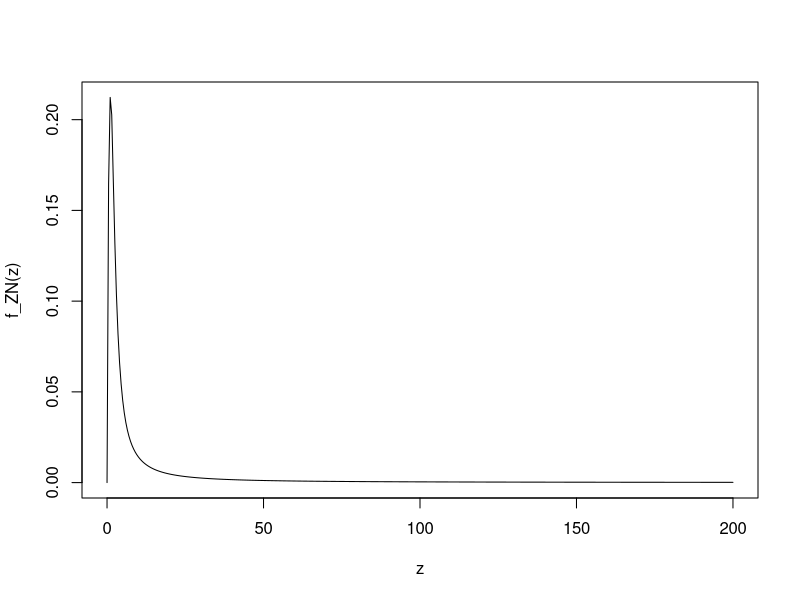
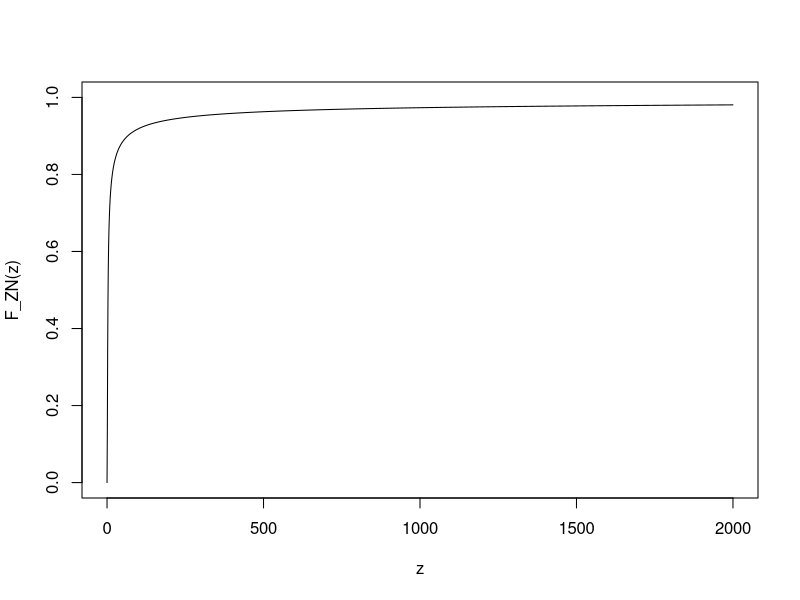
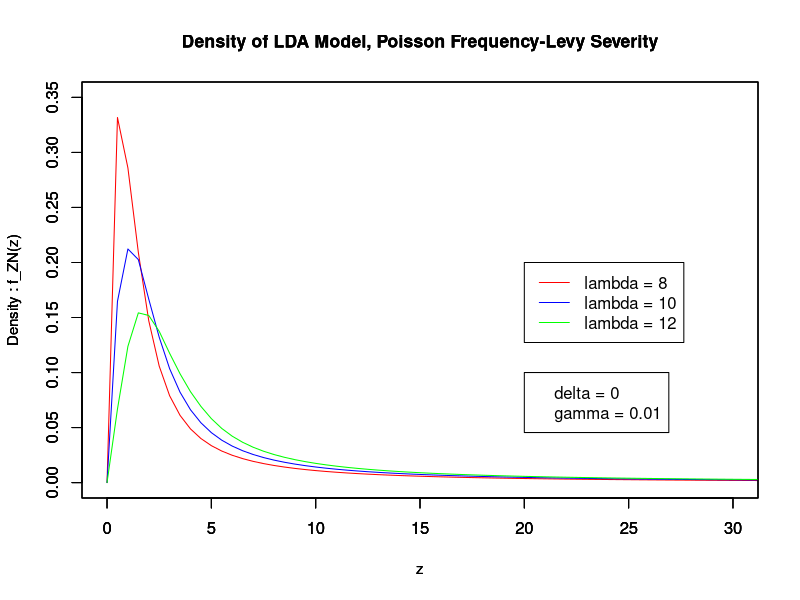
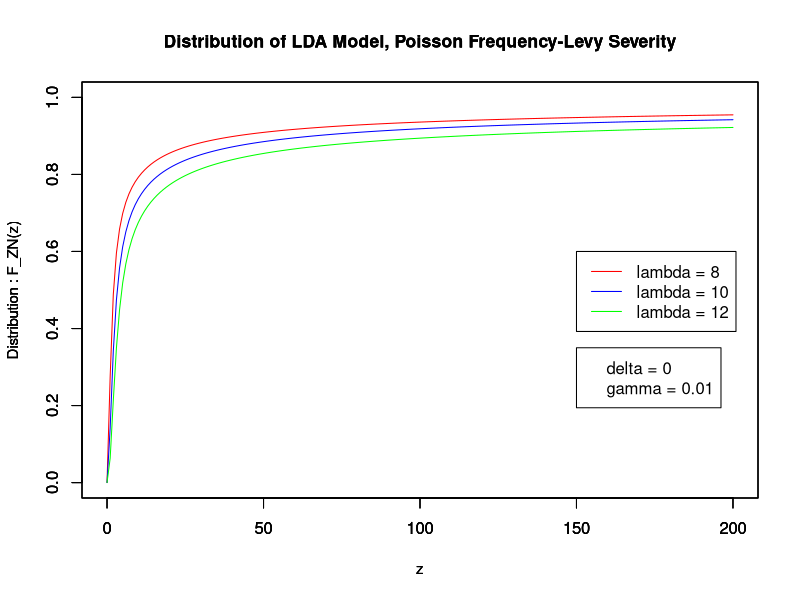
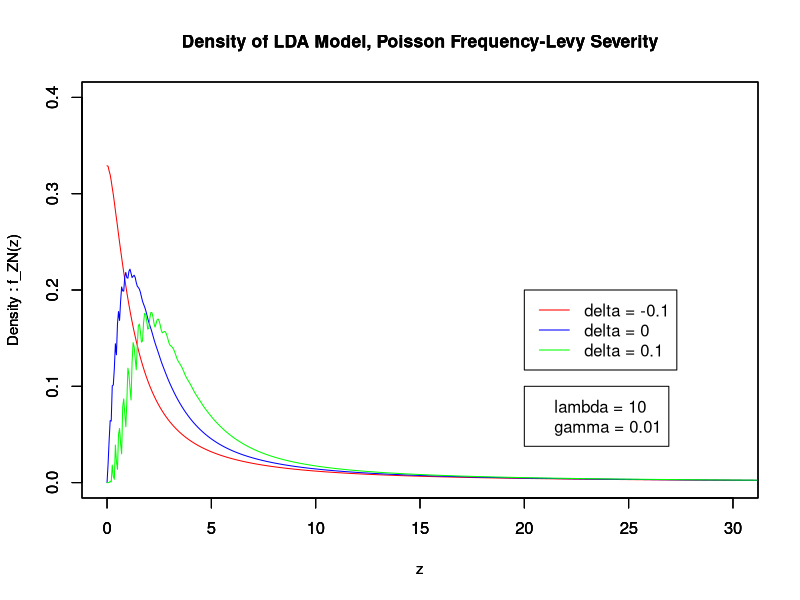
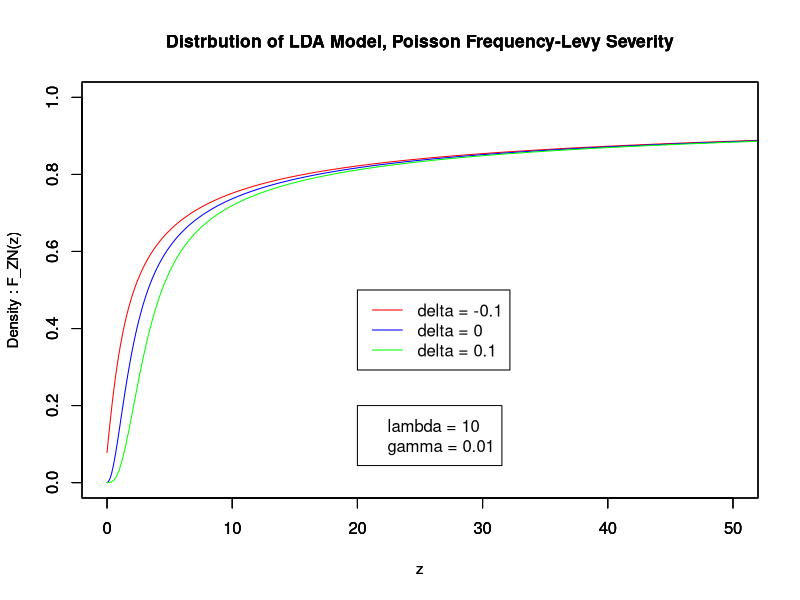
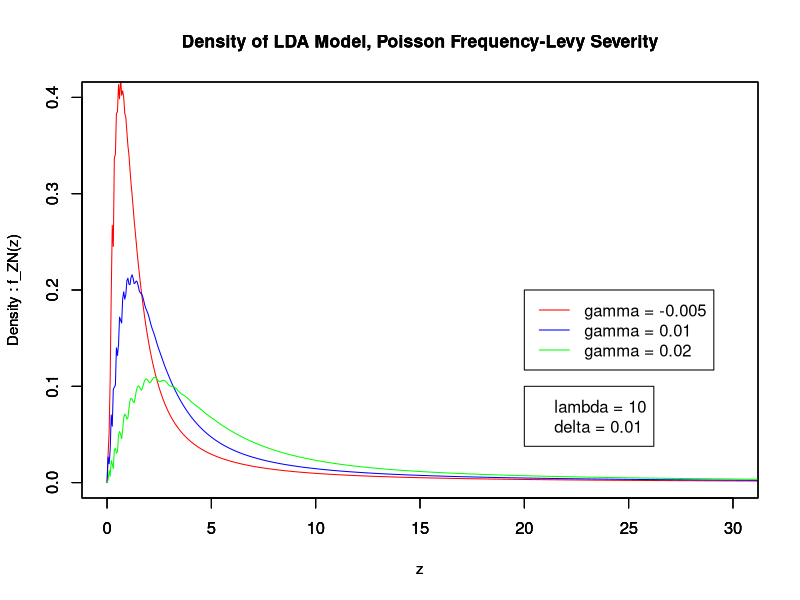
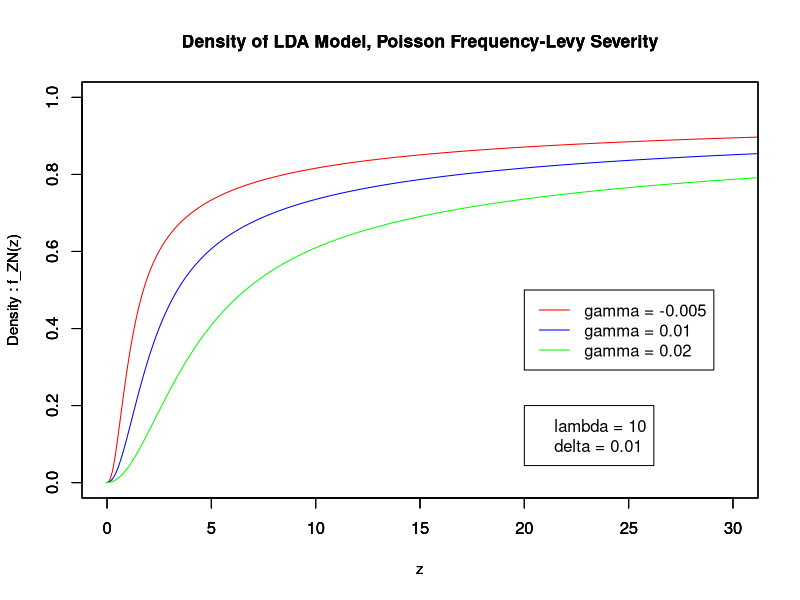

Reproduce these figures in R, in order.
rm(list=ls(all=TRUE))
dev.off()

library(pracma)
library(stats)
library(rmutil)
lambda <- 10 #rate of Poisson frequency model
gamm <- 0.01 #scale of Levy severity model
delt <- 0 #Location parameter of Levy severity model

delt_tilde = function(n,delt,gamm) {n*delt + (n^2 *abs(gamm) - n*gamm)} #Under convolution new delta

#Density of Poisson-Levy LDA Model-----------
dens <- function(z,n,lambda,delta,gamma) {partialsum = 0 
for(k in 1:n){
  if(delt_tilde(k,delta,gamma)<z){
    partialsum = partialsum + dpois(k,lambda)*dlevy(z,delt_tilde(k,delta,gamma),s=(k^2)*gamma)}
}
return(partialsum)
}

#Plotting density of Poisson-Levy LDA Model
zs1 = seq(0, 200, by = 0.5)

dens_vals_list <- c(1:length(zs1))

for(i in 1:length(zs1)){
  dens_vals_list[i] <- dens(zs1[i],n=20,lambda = 10, delta = 0, gamma= 0.01)}

plot(zs1,dens_vals_list,'l', xlab = 'z', ylab= 'f_ZN(z)')


#Distribution of Poisson-Levy LDA Model-----------
cdf <- function(z,n,lambda,delta,gamma) {partialsum = exp(-lambda)
for(k in 1:n){
  if(delt_tilde(k,delta,gamma)<z){
    partialsum = partialsum + dpois(k,lambda)*plevy(z,delt_tilde(k,delta,gamma),s=(k^2)*gamma)}
}
return(partialsum)
}

#Plotting distribution of Poisson-Levy LDA Model
zs2 = seq(0, 2000, by = 1)

dens_vals_list <- c(1:length(zs1))
cdf_vals_list <- c(1:length(zs2))

for(i in 1:length(zs2)){
  cdf_vals_list[i] <- cdf(zs2[i],n=20,lambda = 10, delta = 0, gamma= 0.01)}

plot(zs2,cdf_vals_list,'l',ylim=c(0,1), xlab = 'z', ylab= 'F_ZN(z)')

#Testing different values of lambda, alpha and beta

#Lambda tests____________________________________________________
dev.off()
zs1 = seq(0, 100, by = 0.5)
zs2 = seq(0, 200, by = 1)
dens_vals_list <- c(1:length(zs1))
cdf_vals_list <- c(1:length(zs2))

delta_lambdatest <- 0 #Setting our delta and gamma parameters
gamma_lambdatest <- 0.01

lambdas = c(8,10,12)#We are going to plot the model for lambda = 8, 10 and 12

color = c("red","blue","green")#Defining different colours to see the difference in plots

for(i in 1:3){ #Testing each parameter value for the density function
  
  for(j in 1:length(zs1)){
    dens_vals_list[j] <- dens(zs1[j],n=20,lambda = lambdas[i], delta = delta_lambdatest, gamma= gamma_lambdatest)}
  
  plot(zs1,dens_vals_list,main = "Density of LDA Model, Poisson Frequency-Levy Severity", cex.main=1.05 ,xlab = "z",ylab="Density : f_ZN(z)",xlim = c(0,30),ylim = c(0,0.35),cex.lab=0.9,"l",col = color[i])
  
  par(new = TRUE)
}
legend(20,0.20,legend = c("lambda = 8","lambda = 10","lambda = 12"),col = c("red","blue","green"),lty = 1)
legend(20,0.1, legend = c("delta = 0","gamma = 0.01"))

dev.off()
for(i in 1:3){ #Testing each parameter value for the distribution function
  
  for(j in 1:length(zs2)){
    cdf_vals_list[j] <- cdf(zs2[j],n=20,lambda = lambdas[i], delta = delta_lambdatest, gamma= gamma_lambdatest)}
  
  plot(zs2,cdf_vals_list,main = "Distribution of LDA Model, Poisson Frequency-Levy Severity", cex.main=1.05 ,xlab = "z",ylab="Distribution : F_ZN(z)",xlim = c(0,200),ylim = c(0,1),cex.lab=0.9,"l",col = color[i])
  
  par(new = TRUE)
}
legend(150,0.60,legend = c("lambda = 8","lambda = 10","lambda = 12"),col = c("red","blue","green"),lty = 1)
legend(150,0.35, legend = c("delta = 0","gamma = 0.01"))


#Delta tests____________________________________________________
dev.off()
zs1 = seq(0, 100, by = 0.05)
zs2 = seq(0, 200, by = 0.05)

lambda_deltatest <- 10 #Setting our gamma and lambda parameters
gamma_deltatest <- 0.01

deltas = c(-0.1,0,0.1)#We are going to plot the model for delta = -0.1, 0 and 0.1
color = c("red","blue","green")

for(i in 1:3){ #Testing each parameter value for the density function
  
  for(j in 1:length(zs1)){
    dens_vals_list[j] <- dens(zs1[j],n=20,lambda = lambda_deltatest, delta = deltas[i], gamma= gamma_deltatest)}
  
  plot(zs1,dens_vals_list,main = "Density of LDA Model, Poisson Frequency-Levy Severity", cex.main=1.05 ,xlab = "z",ylab="Density : f_ZN(z)",xlim = c(0,30),ylim = c(0,0.40),cex.lab=0.9,"l",col = color[i])
  
  par(new = TRUE)
}
legend(20,0.20,legend = c("delta = -0.1","delta = 0","delta = 0.1"),col = c("red","blue","green"),lty = 1)
legend(20,0.1, legend = c("lambda = 10","gamma = 0.01"))

dev.off()
for(i in 1:3){ #Testing each parameter value for the distribution function
  
  for(j in 1:length(zs2)){
    cdf_vals_list[j] <- cdf(zs2[j],n=20,lambda = lambda_deltatest, delta = deltas[i], gamma= gamma_deltatest)}
  
  plot(zs2,cdf_vals_list,main = "Distrbution of LDA Model, Poisson Frequency-Levy Severity", cex.main=1.05 ,xlab = "z",ylab="Density : F_ZN(z)",xlim = c(0,50),ylim = c(0,1),cex.lab=0.9,"l",col = color[i])
  
  par(new = TRUE)
}
legend(20,0.50,legend = c("delta = -0.1","delta = 0","delta = 0.1"),col = c("red","blue","green"),lty = 1)
legend(20,0.20, legend = c("lambda = 10","gamma = 0.01"))

#Gamma tests____________________________________________________
dev.off()
zs1 = seq(0, 100, by = 0.05)
zs2 = seq(0, 200, by = 0.05)

lambda_gammatest <- 10 #Setting our delta and lambda parameters
delta_gammatest <- 0.01
gammas = c(0.005,0.01,0.02)#We are going to plot the model for gamma = 0.005,0.01 and 0.02
color = c("red","blue","green")

for(i in 1:3){ #Testing each parameter value for the density function
  
  for(j in 1:length(zs1)){
    dens_vals_list[j] <- dens(zs1[j],n=20,lambda = lambda_gammatest, delta = delta_gammatest, gamma = gammas[i])}
  
  plot(zs1,dens_vals_list,main = "Density of LDA Model, Poisson Frequency-Levy Severity", cex.main=1.05 ,xlab = "z",ylab="Density : f_ZN(z)",xlim = c(0,30),ylim = c(0,0.4),cex.lab=0.9,"l",col = color[i])
  
  par(new = TRUE)
}
legend(20,0.20,legend = c("gamma = -0.005","gamma = 0.01","gamma = 0.02"),col = c("red","blue","green"),lty = 1)
legend(20,0.1, legend = c("lambda = 10","delta = 0.01"))

dev.off()
for(i in 1:3){ #Testing each parameter value for the distribution function
  
  for(j in 1:length(zs2)){
    cdf_vals_list[j] <- cdf(zs2[j],n=20,lambda = lambda_gammatest, delta = delta_gammatest, gamma = gammas[i])}
  
  plot(zs2,cdf_vals_list,main = "Density of LDA Model, Poisson Frequency-Levy Severity", cex.main=1.05 ,xlab = "z",ylab="Density : f_ZN(z)",xlim = c(0,30),ylim = c(0,1),cex.lab=0.9,"l",col = color[i])
  
  par(new = TRUE)
}
legend(20,0.50,legend = c("gamma = -0.005","gamma = 0.01","gamma = 0.02"),col = c("red","blue","green"),lty = 1)
legend(20,0.2, legend = c("lambda = 10","delta = 0.01"))

#Monte Carlo Simulation_______________________________________________________________
dev.off()
poisson_levy_montecarlo <- function(lambda,gamma,delta,nsim){
  
  annual_loss <- rep(NA,nsim)
  
  for (i in 1:nsim){ #We will run nsim = 10,000 simulations
    
    no_of_losses <- rpois(1,lambda) #N drawn from poisson distribution
    
    if (no_of_losses == 0){
      
      annual_loss[i] <- 0
      
    } else{
      
      individual_losses = rlevy(no_of_losses,gamma, delta)#severity X drawn from levy distribution
      
      agg_losses = sum(individual_losses)
      annual_loss[i] <- agg_losses
      
    }
    
  }
  
  
  return(annual_loss)
  
}
levy = poisson_levy_montecarlo(lambda = lambda,gamma = gamm, delta = delt, nsim = 10000)
#Histogram for simulations is plot
hist(levy, main = "Monte Carlo Simulation of Poisson Levy LDA Model" ,xaxt='n' , xlab = "Loss Amount ")


#Monte-carlo Simulations for parameter testing-----------------------
zs1 = seq(0, 100, by = 0.05)
zs2 = seq(0, 200, by = 0.05)

#Setting parameters for gamma, delta and lambda for each test
delta_lambdatest <- 0 
gamma_lambdatest <- 0.01

lambda_gammatest <- 10
delta_gammatest <- 0

lambdas = c(8,10,12)
deltas = c(0,0.05,0.1)
gammas = c(0.005,0.01,0.02)

color = c("red","blue","green")

#Lambda tests____________________________________________________

dev.off()
par(mfrow=c(2,3))

for(i in 1:3){#Testing the Monte carlo distribution for values of lambda
  monty_test = poisson_levy_montecarlo(lambda = lambdas[i],gamma = gamma_lambdatest, delta = delta_lambdatest, nsim = 10000)
  par(new=FALSE)
  cuml_hist <- hist(monty_test,col = color[i],xlab = "Loss Amount ",main = " Poisson-Levy LDA Monte Carlo Sim.",xaxt='n',cex.main = 0.94,ylim = c(0,2500))
  
  
  cuml_hist$counts <- cumsum(cuml_hist$counts)
  plot(cuml_hist,col=color[i],xlab = "Loss Amount ",main = "Cumulative Annual Loss Distribution",xaxt='n',cex.main = 0.94)
}
legend(15,6000,legend = c("lambda = 1","lambda = 3","lambda = 5"),col = c("red","blue","green"),lty = 1,cex = 0.75)
legend(15,3000, legend = c("alpha = 3","beta = 2"),cex = 0.75)

#Gamma tests____________________________________________________
dev.off()
par(mfrow=c(2,3))
for(i in 1:3){#Testing the Monte carlo distribution for values of gamma
  monty_test = poisson_levy_montecarlo(lambda = lambda_gammatest,gamma = gammas[i], delta = delta_gammatest, nsim = 10000)
  par(new=FALSE)
  cuml_hist <- hist(monty_test,col = color[i],xaxt='n',xlab = "Loss Amount ",main = " Poisson-Levy LDA Monte Carlo Sim.",cex.main = 0.94,ylim = c(0,4000))
  
  
  cuml_hist$counts <- cumsum(cuml_hist$counts)
  plot(cuml_hist,col=color[i],xlab = "Loss Amount ", main = "Cumulative Annual Loss Distribution",xaxt='n',cex.main = 0.94)
}
legend(6,6000,legend = c("beta = 1","beta = 3","beta = 5"),col = c("red","blue","green"),lty = 1,cex = 0.75)
legend(6,3000, legend = c("lambda = 5","alpha = 3"),cex = 0.75)
